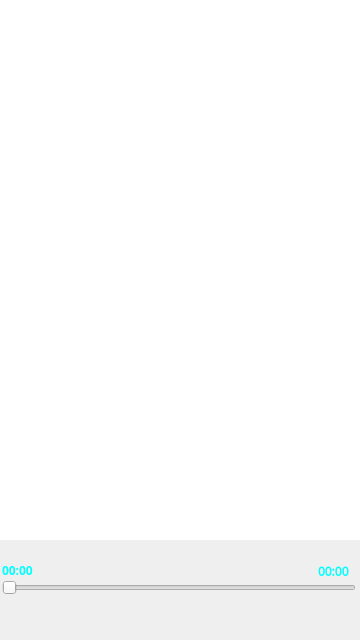
<?xml version="1.0" encoding="UTF-8"?>
<ui version="4.0">
 <class>Widget</class>
 <widget class="QWidget" name="Widget">
  <property name="geometry">
   <rect>
    <x>0</x>
    <y>0</y>
    <width>360</width>
    <height>640</height>
   </rect>
  </property>
  <property name="sizePolicy">
   <sizepolicy hsizetype="Fixed" vsizetype="Fixed">
    <horstretch>0</horstretch>
    <verstretch>0</verstretch>
   </sizepolicy>
  </property>
  <property name="minimumSize">
   <size>
    <width>360</width>
    <height>640</height>
   </size>
  </property>
  <property name="maximumSize">
   <size>
    <width>360</width>
    <height>640</height>
   </size>
  </property>
  <property name="baseSize">
   <size>
    <width>360</width>
    <height>640</height>
   </size>
  </property>
  <property name="contextMenuPolicy">
   <enum>Qt::ContextMenuPolicy::NoContextMenu</enum>
  </property>
  <property name="windowTitle">
   <string>Music Player</string>
  </property>
  <property name="windowIcon">
   <iconset theme="QIcon::ThemeIcon::FormatTextBold" resource="icon/assets.qrc">
    <normaloff>:/app-icon3.png</normaloff>
    <normalon>:/app-icon3.png</normalon>
    <disabledoff>:/app-icon3.png</disabledoff>
    <disabledon>:/app-icon3.png</disabledon>
    <activeoff>:/app-icon3.png</activeoff>
    <activeon>:/app-icon3.png</activeon>
    <selectedoff>:/app-icon3.png</selectedoff>
    <selectedon>:/app-icon3.png</selectedon>:/app-icon3.png</iconset>
  </property>
  <property name="layoutDirection">
   <enum>Qt::LayoutDirection::LeftToRight</enum>
  </property>
  <property name="autoFillBackground">
   <bool>true</bool>
  </property>
  <property name="styleSheet">
   <string notr="true"/>
  </property>
  <widget class="QWidget" name="widget" native="true">
   <property name="geometry">
    <rect>
     <x>0</x>
     <y>560</y>
     <width>360</width>
     <height>80</height>
    </rect>
   </property>
   <property name="minimumSize">
    <size>
     <width>0</width>
     <height>80</height>
    </size>
   </property>
   <property name="maximumSize">
    <size>
     <width>16777215</width>
     <height>80</height>
    </size>
   </property>
   <property name="baseSize">
    <size>
     <width>0</width>
     <height>80</height>
    </size>
   </property>
   <property name="styleSheet">
    <string notr="true">*{
	border:none;
}

</string>
   </property>
   <widget class="QPushButton" name="btn_prev">
    <property name="geometry">
     <rect>
      <x>130</x>
      <y>40</y>
      <width>31</width>
      <height>31</height>
     </rect>
    </property>
    <property name="styleSheet">
     <string notr="true">
image: url(:/front-64.png)</string>
    </property>
    <property name="text">
     <string/>
    </property>
   </widget>
   <widget class="QPushButton" name="btn_directory">
    <property name="geometry">
     <rect>
      <x>10</x>
      <y>40</y>
      <width>31</width>
      <height>31</height>
     </rect>
    </property>
    <property name="toolTip">
     <string>&lt;html&gt;&lt;head/&gt;&lt;body&gt;&lt;p&gt;&lt;br/&gt;&lt;/p&gt;&lt;/body&gt;&lt;/html&gt;</string>
    </property>
    <property name="whatsThis">
     <string>&lt;html&gt;&lt;head/&gt;&lt;body&gt;&lt;p&gt;&lt;br/&gt;&lt;/p&gt;&lt;/body&gt;&lt;/html&gt;</string>
    </property>
    <property name="styleSheet">
     <string notr="true">image: url(:/add.png)</string>
    </property>
    <property name="text">
     <string/>
    </property>
   </widget>
   <widget class="QPushButton" name="btn_next">
    <property name="geometry">
     <rect>
      <x>250</x>
      <y>40</y>
      <width>31</width>
      <height>31</height>
     </rect>
    </property>
    <property name="styleSheet">
     <string notr="true">image:url(:/back-64.png)</string>
    </property>
    <property name="text">
     <string/>
    </property>
   </widget>
   <widget class="QPushButton" name="btn_play">
    <property name="geometry">
     <rect>
      <x>190</x>
      <y>40</y>
      <width>31</width>
      <height>31</height>
     </rect>
    </property>
    <property name="styleSheet">
     <string notr="true">image:url(:/pause-96.png)
</string>
    </property>
    <property name="text">
     <string/>
    </property>
   </widget>
   <widget class="QPushButton" name="btn_theme">
    <property name="geometry">
     <rect>
      <x>70</x>
      <y>40</y>
      <width>31</width>
      <height>31</height>
     </rect>
    </property>
    <property name="styleSheet">
     <string notr="true">
image: url(:/mode-50.png)</string>
    </property>
    <property name="text">
     <string/>
    </property>
   </widget>
   <widget class="QPushButton" name="btn_volume">
    <property name="geometry">
     <rect>
      <x>310</x>
      <y>40</y>
      <width>31</width>
      <height>31</height>
     </rect>
    </property>
    <property name="styleSheet">
     <string notr="true">image:url(:/voice-150.png)</string>
    </property>
    <property name="text">
     <string/>
    </property>
   </widget>
  </widget>
  <widget class="QListWidget" name="list_music">
   <property name="geometry">
    <rect>
     <x>0</x>
     <y>0</y>
     <width>360</width>
     <height>540</height>
    </rect>
   </property>
   <property name="sizePolicy">
    <sizepolicy hsizetype="Fixed" vsizetype="Fixed">
     <horstretch>0</horstretch>
     <verstretch>0</verstretch>
    </sizepolicy>
   </property>
   <property name="minimumSize">
    <size>
     <width>360</width>
     <height>540</height>
    </size>
   </property>
   <property name="maximumSize">
    <size>
     <width>360</width>
     <height>540</height>
    </size>
   </property>
   <property name="baseSize">
    <size>
     <width>360</width>
     <height>540</height>
    </size>
   </property>
   <property name="layoutDirection">
    <enum>Qt::LayoutDirection::LeftToRight</enum>
   </property>
   <property name="styleSheet">
    <string notr="true"/>
   </property>
   <property name="frameShape">
    <enum>QFrame::Shape::NoFrame</enum>
   </property>
   <property name="frameShadow">
    <enum>QFrame::Shadow::Plain</enum>
   </property>
   <property name="currentRow">
    <number>-1</number>
   </property>
  </widget>
  <widget class="QSlider" name="music_slider">
   <property name="geometry">
    <rect>
     <x>2</x>
     <y>580</y>
     <width>354</width>
     <height>16</height>
    </rect>
   </property>
   <property name="orientation">
    <enum>Qt::Orientation::Horizontal</enum>
   </property>
  </widget>
  <widget class="QLabel" name="lab_pos">
   <property name="geometry">
    <rect>
     <x>2</x>
     <y>560</y>
     <width>40</width>
     <height>21</height>
    </rect>
   </property>
   <property name="sizePolicy">
    <sizepolicy hsizetype="Fixed" vsizetype="Fixed">
     <horstretch>0</horstretch>
     <verstretch>0</verstretch>
    </sizepolicy>
   </property>
   <property name="minimumSize">
    <size>
     <width>40</width>
     <height>21</height>
    </size>
   </property>
   <property name="maximumSize">
    <size>
     <width>40</width>
     <height>21</height>
    </size>
   </property>
   <property name="font">
    <font>
     <family>Noto Sans Kayah Li</family>
     <bold>true</bold>
    </font>
   </property>
   <property name="focusPolicy">
    <enum>Qt::FocusPolicy::NoFocus</enum>
   </property>
   <property name="styleSheet">
    <string notr="true">*{
	color: #00FFFF;
}</string>
   </property>
   <property name="text">
    <string>00:00</string>
   </property>
  </widget>
  <widget class="QLabel" name="lab_total">
   <property name="geometry">
    <rect>
     <x>318</x>
     <y>560</y>
     <width>40</width>
     <height>21</height>
    </rect>
   </property>
   <property name="sizePolicy">
    <sizepolicy hsizetype="Fixed" vsizetype="Fixed">
     <horstretch>0</horstretch>
     <verstretch>0</verstretch>
    </sizepolicy>
   </property>
   <property name="minimumSize">
    <size>
     <width>40</width>
     <height>21</height>
    </size>
   </property>
   <property name="maximumSize">
    <size>
     <width>40</width>
     <height>21</height>
    </size>
   </property>
   <property name="sizeIncrement">
    <size>
     <width>40</width>
     <height>21</height>
    </size>
   </property>
   <property name="font">
    <font>
     <family>Noto Sans Chakma</family>
     <bold>true</bold>
    </font>
   </property>
   <property name="styleSheet">
    <string notr="true">*{
	color: #00FFFF;
}</string>
   </property>
   <property name="text">
    <string>00:00</string>
   </property>
  </widget>
  <widget class="QLabel" name="lab_bk">
   <property name="geometry">
    <rect>
     <x>0</x>
     <y>0</y>
     <width>360</width>
     <height>640</height>
    </rect>
   </property>
   <property name="sizePolicy">
    <sizepolicy hsizetype="Fixed" vsizetype="Fixed">
     <horstretch>0</horstretch>
     <verstretch>0</verstretch>
    </sizepolicy>
   </property>
   <property name="minimumSize">
    <size>
     <width>360</width>
     <height>640</height>
    </size>
   </property>
   <property name="maximumSize">
    <size>
     <width>360</width>
     <height>640</height>
    </size>
   </property>
   <property name="sizeIncrement">
    <size>
     <width>360</width>
     <height>640</height>
    </size>
   </property>
   <property name="text">
    <string/>
   </property>
  </widget>
  <zorder>lab_bk</zorder>
  <zorder>widget</zorder>
  <zorder>list_music</zorder>
  <zorder>music_slider</zorder>
  <zorder>lab_pos</zorder>
  <zorder>lab_total</zorder>
 </widget>
 <resources>
  <include location="icon/assets.qrc"/>
  <include location="icon/assets.qrc"/>
 </resources>
 <connections/>
</ui>
